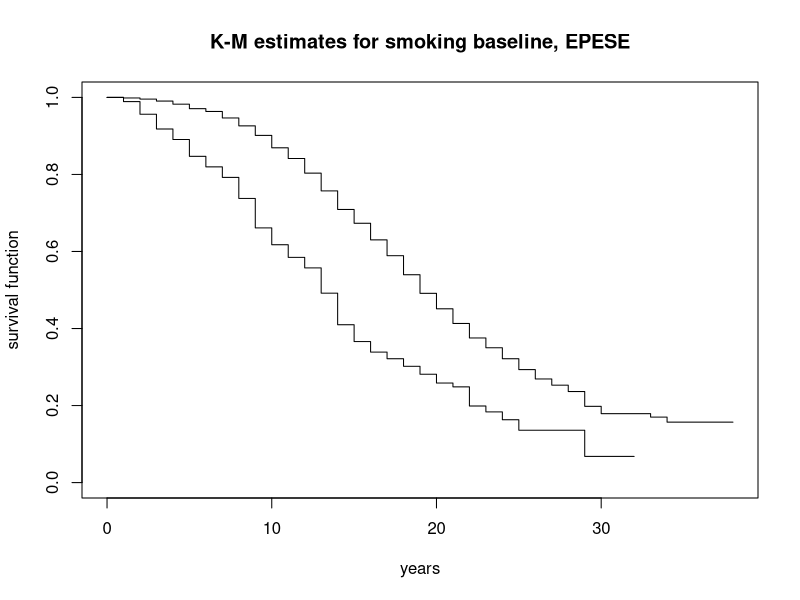
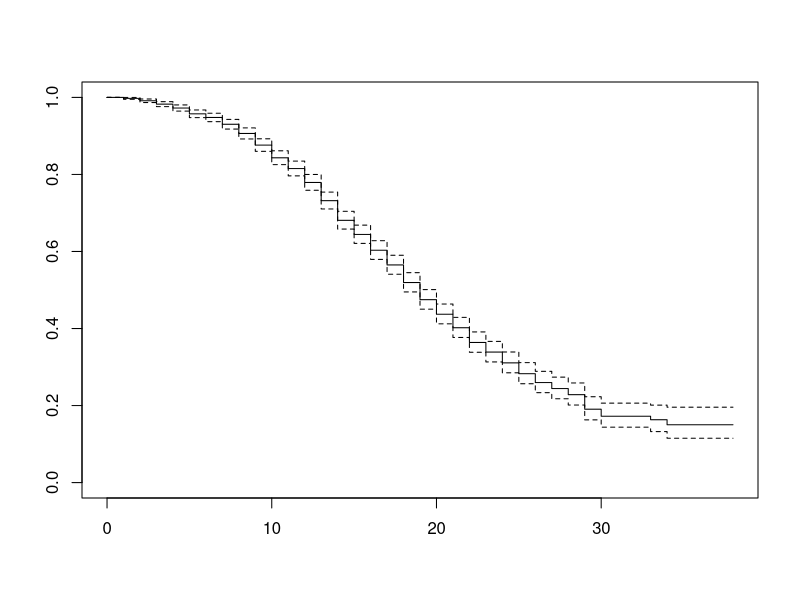

Reproduce these figures in R, in order.
## ---- chunk 1
knitr::opts_chunk$set(echo = TRUE)
library(survival)
## ---- chunk 2
epese_data <- read.csv("./epese_bmi2-1.csv")
## ---- chunk 3
head (epese_data)
summary(epese_data[, 2:25]) # summary statistics on age time homework 2 data set.


# reverse code dead to deal with censor since death is the event, the censor would be alive
# Now censor = 1 is alive, censor = 0 is dead
epese_data$censor = -1 * (epese_data$dead - 1)
## ---- chunk 4
surv_probs <-
  survfit(Surv(age_at_death, dead) ~ as.factor(smoke_at_baseline), data = epese_data)
# summary(surv_probs)
## ---- chunk 5

# Tests if there is a difference between two or more survival curves using the G^\rho
# family of tests, or for a single curve against a known alternative

survdiff(Surv(age_at_death, dead) ~ as.factor(smoke_at_baseline), data = epese_data)
## ---- chunk 6

plot (
  surv_probs,
  main = "K-M estimates for smoking baseline, EPESE",
  conf.int = FALSE,
  xlab = "years",
  ylab = "survival function"
)
summary(surv_probs)
## ---- chunk 7

fit1.survival <-
  coxph(
    Surv(age_at_death, dead) ~ smoke_at_baseline,
    method = "breslow",
    na.action = na.exclude,
    data = epese_data
  )
summary (fit1.survival)

plot(survfit(fit1.survival, fun = "cloglog"))
